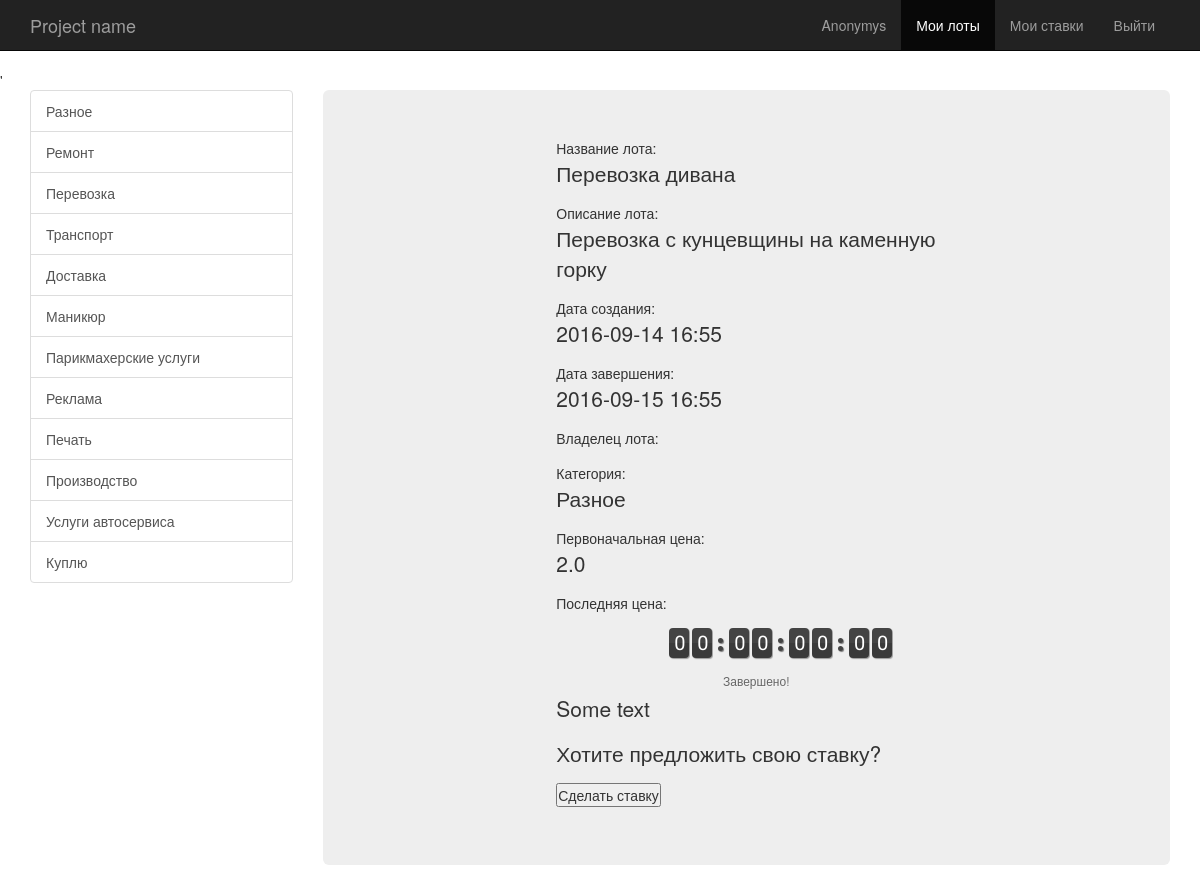
Before: /lot_detail/9/ with the older database file.
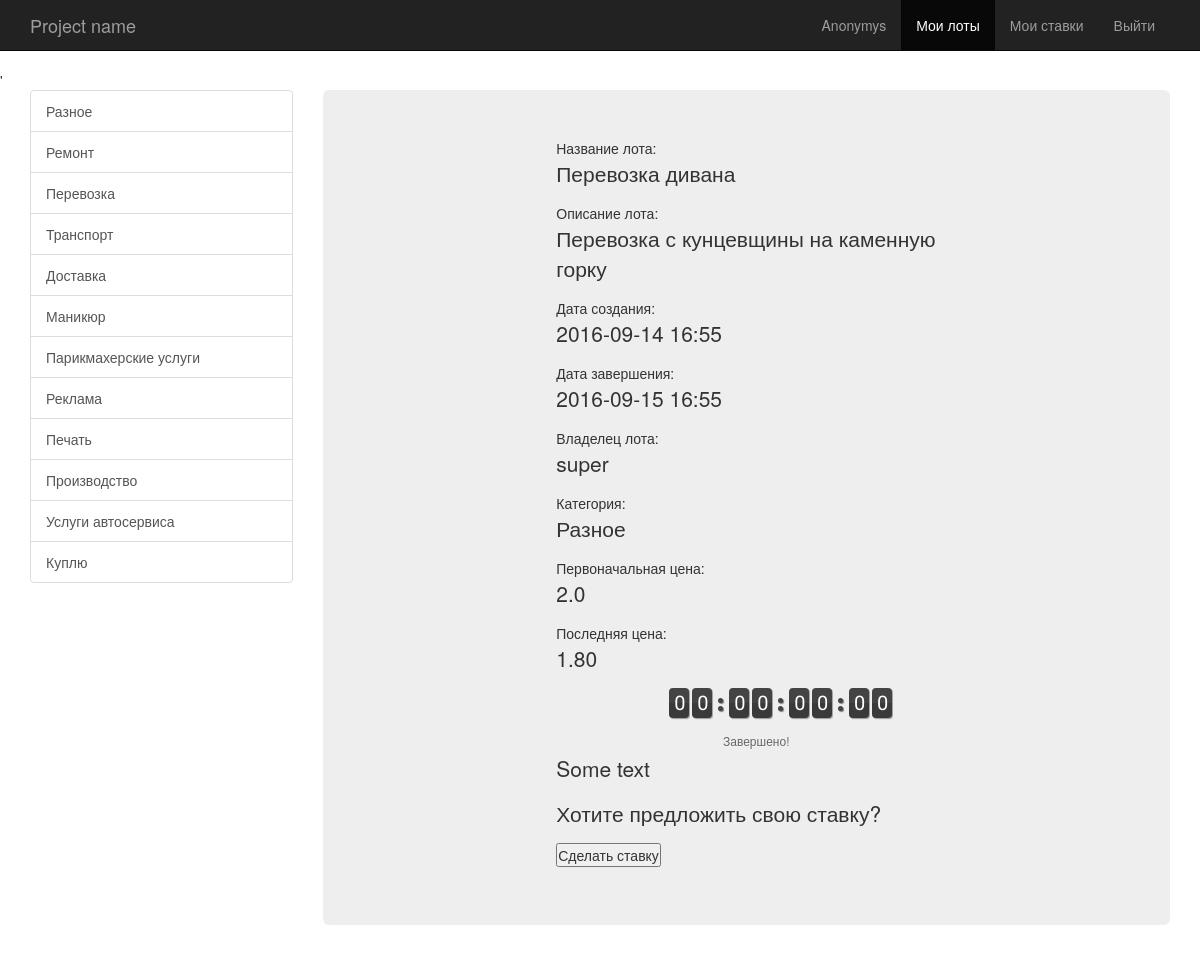
After: the same page with the newer database file.
### hollau/models.py (models this page shows, shortened)
class Category(models.Model):
    name = models.CharField(u'Категория', max_length=30)
    def __unicode__(self):
        return self.name

class Lot(models.Model):
    name = models.CharField(u"предложение", max_length=100)
    description = models.TextField(u"описание предложения")
    start_price = models.FloatField(u"стартовая цена")
    current_price = models.FloatField(u"текущая цена", blank=True, null=True)
    sold = models.BooleanField(u"продано", default=False)
    author = models.ForeignKey(User, verbose_name=u"Аукционатор", related_name='lots', default="1")
    start_date = models.DateTimeField(u'начало продажи', auto_now_add=True)
    end_date = models.DateTimeField(u'окончание продажи')
    lastest_propose = models.DateTimeField(u'последнее предложение', blank=True, null=True)
    category = models.ForeignKey(Category, verbose_name=u'Категория', default=1)
    class Admin:
        list_display = ("name", "price", "propose", "lastest_propose", "bought")
        ordering = ("-lastest_propose", "end_date",)
    def propose(self):
        lastest = self.propose_set.order_by('-date')
        if lastest:
            return lastest[0]
        else:
            return None
    def bought(self):
        return self.propose() and ((self.end_date < datetime.datetime.now()) or self.sold)

### hollau/views.py (the view)
# urls.py: url(r'^lot_detail/(?P<pk>[0-9]+)/$', views.lot_detail, name='lot_detail'),
def lot_detail(request, pk):
    print request.user
    lot = models.Lot.objects.get(pk=pk)
    can_bet = (request.user != lot.author)
    categories = models.Category.objects.all()
    return render(request, 'lot_detail.html', {'lot': lot, 'pk': pk, 'can_bet': can_bet,
                                               'categories': categories})

### hollau/templates/lot_detail.html (shortened to what this page needs)
{% extends 'base.html' %}
{% load staticfiles %}
{% block javascript %}
        <link rel="stylesheet" href="{% static 'countdown_style.css' %}" />
        <link rel="stylesheet" href="{% static 'jquery.countdown.css' %} " />
{% endblock %}
{% block content %}
Название лота: <p>{{lot.name}}</p>
Описание лота: <p>{{lot.description}}</p>
Дата создания: <p>{{lot.start_date|date:"Y-m-d H:i"}}</p>
Дата завершения: <p id="end_date">{{lot.end_date|date:"Y-m-d H:i"}}</p>
Владелец лота: <p>{{lot.author.first_name}}</p>
Категория: <p>{{lot.category}}</p>
Первоначальная цена: <p>{{lot.start_price}}</p>
Последняя цена: <p id="current_price">{{lot.current_price|floatformat:2}}</p>
<div id="countdown"></div>
<p id="note"></p>
<p id="test">Some text</p>
<p>Хотите предложить свою ставку?</p>
<button id="makeabet">Сделать ставку</button>
<body>
</body>
{% endblock %}

### hollau/templates/base.html (shortened to what this page needs)
{% load staticfiles %}
<!DOCTYPE html>
<html>
  <head>
    <link href={% static "bootstrap/css/bootstrap.min.css" %} rel="stylesheet">
    <link href={% static 'offcanvas.css' %} rel="stylesheet">'
    <link rel="stylesheet" type="text/css" href="{% static 'style.css' %}">
  </head>
  <body>
    <nav class="navbar navbar-fixed-top navbar-inverse">
      <div class="container">
        <div class="navbar-header">
          <a class="navbar-brand" href="#">Project name</a>
        </div>
        <div id="navbar" class="collapse navbar-collapse navbar-right">
          <ul class="nav navbar-nav">
              {%if user.is_authenticated%}
            <li><a href="#">{{user.first_name}}</a></li>
              {% else %}
              <li><a href="{%url 'login' %}">Anonymys</a></li>
              {% endif %}
            <li class="active"><a href="#">Мои лоты</a></li>
            <li><a href="#about">Мои ставки</a></li>
            <li><a href="{% url 'logout' %}">Выйти</a></li>
          </ul>
        </div>
      </div>
    </nav>
    <div class="container">
      <div class="row row-offcanvas row-offcanvas-left">
          <div class="col-xs-6 col-sm-3 sidebar-offcanvas" id="sidebar">
          <div class="list-group">
            {% for category in categories %}
            <a href="{% url 'category' category.id%}" class="list-group-item">{{ category.name }}</a>
            {% endfor %}
          </div>
        </div>
        <div class="col-xs-12 col-sm-9">
          <div class="jumbotron">
          <main>
          <div id="container">
			{%block content%}{%endblock%}
		  </div>
          </main>
          </div>
        </div>
      </div>
    {% block javascript %}{% endblock %}
  </body>
</html>

### hollau/static/offcanvas.css (style rules this page uses)
html, body { overflow-x: hidden; }
body { padding-top: 70px; }

### hollau/static/style.css (style rules this page uses)
#container { width: 400px; margin: auto; padding: 0 10px 10px 10px; }

### hollau/static/countdown_style.css (style rules this page uses)
* { margin:0; padding:0; }
html { position:relative; }
a, a:visited { text-decoration:none; outline:none; color:#54a6de; }
#note { color: #666666; font-size: 12px; margin: 0 auto; padding: 4px; text-align: center; text-shadow: 1px 1px 0 rgba(255, 255, 255, 0.3); width: 400px; }

Changed rows visible on the page:
changed Lot "Перевозка дивана": author.first_name (not shown) → "super"; current_price (not shown) → "1.80"
